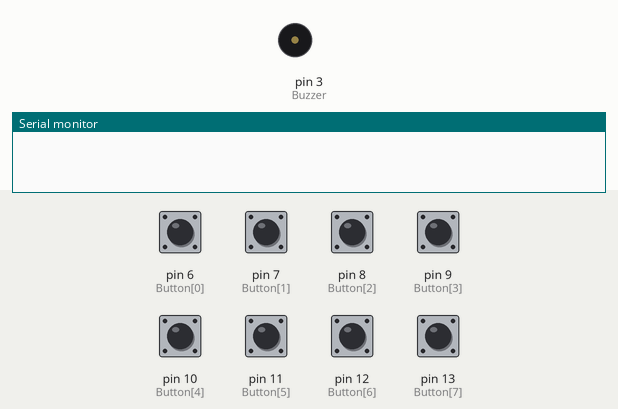
A sketch run on a simulated Arduino Uno, built with avr-gcc and run on an emulated ATmega328P. Parts: buzzer (waves = sounding), the last lines printed to the serial monitor. The inputs (shaded band) are chosen by the test bench; at power-on: pin 6 (Button[0]), pin 7 (Button[1]), pin 8 (Button[2]), pin 9 (Button[3]), pin 10 (Button[4]), pin 11 (Button[5]), pin 12 (Button[6]), pin 13 (Button[7]) LOW.

Above: at 1.2 s.
1.3 s: pin 6 (Button[0]) pulled HIGH for 1 s
At 1.82 s:
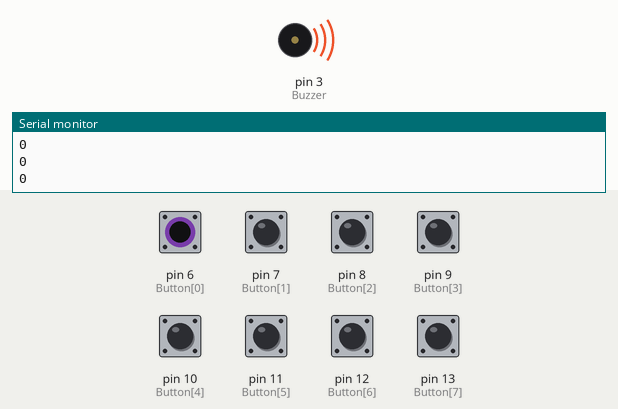
4.3 s: pin 7 (Button[1]) pulled HIGH for 0.15 s
At 4.7 s:
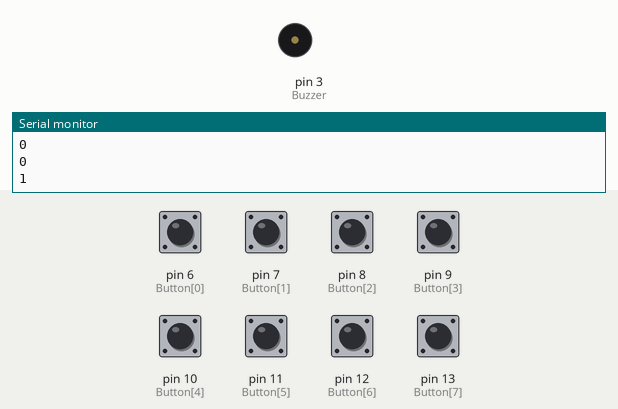
5.9 s: pin 8 (Button[2]) pulled HIGH for 0.15 s
At 5.97 s:
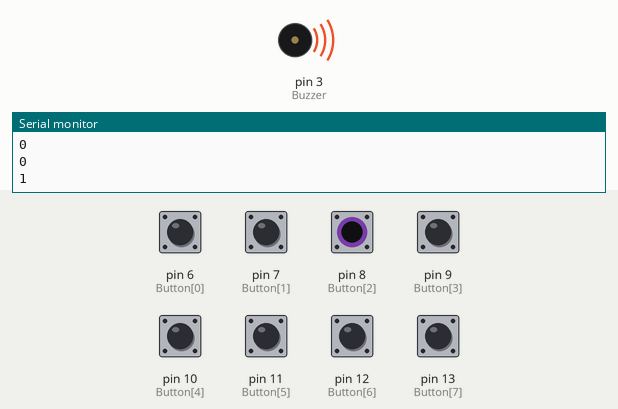
7.5 s: pin 9 (Button[3]) pulled HIGH for 0.15 s
At 8.4 s:
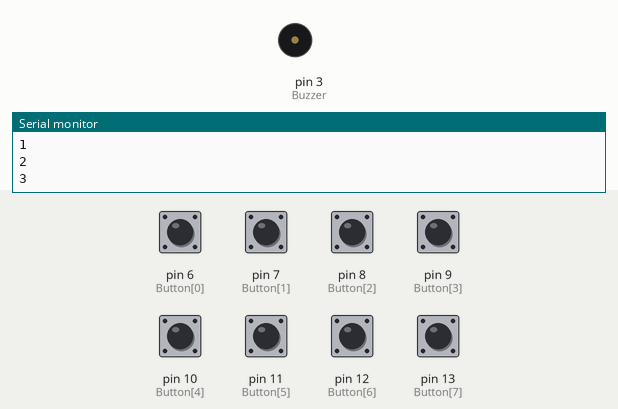
9.1 s: pin 10 (Button[4]) pulled HIGH for 0.15 s
At 9.17 s:
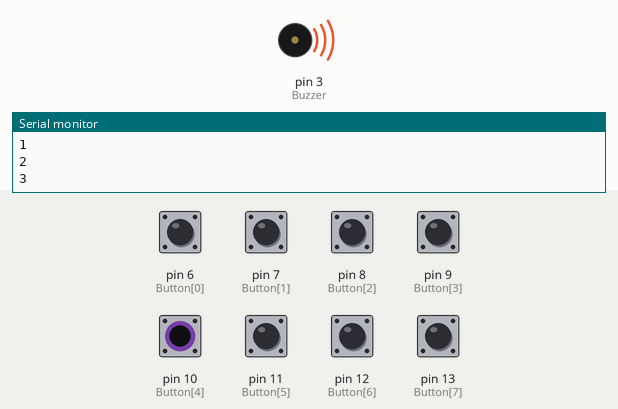
10.7 s: pin 11 (Button[5]) pulled HIGH for 0.15 s
At 12.0 s:
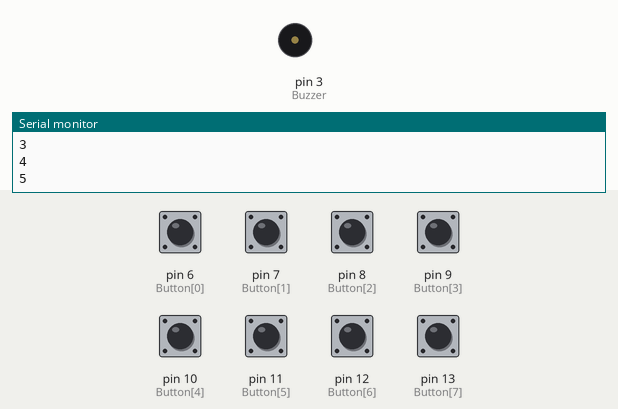
Timing chart, 0 to 13.3 s (numbered marks = the images above; inputs shaded):
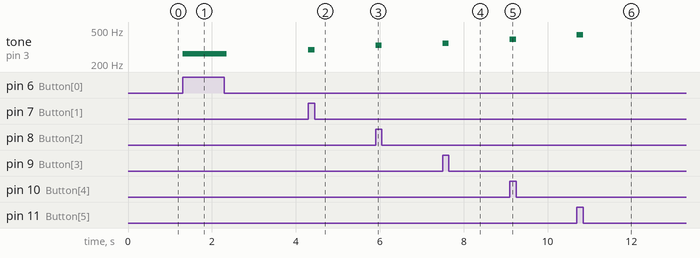

Measured:
- after the input at 1.3 s, tone on pin 3 (Buzzer): silent → 262 Hz at once, → silent 1.1 s later
- after the input at 4.3 s, tone on pin 3 (Buzzer): silent → 294 Hz at once, → silent 0.15 s later
- after the input at 5.9 s, tone on pin 3 (Buzzer): silent → 330 Hz at once, → silent 0.15 s later
- after the input at 7.5 s, tone on pin 3 (Buzzer): silent → 349 Hz at once, → silent 0.15 s later
- after the input at 9.1 s, tone on pin 3 (Buzzer): silent → 392 Hz at once, → silent 0.15 s later
- after the input at 10.7 s, tone on pin 3 (Buzzer): silent → 440 Hz at once, → silent 0.15 s later

The sketch:

HW6.ino
```cpp
int Button[8] = {6,7,8,9,10,11,12,13};
const int Buzzer = 3;
int a;
void setup() {
  // put your setup code here, to run once:
  for(int i = 0; i < 9; i++) {
    pinMode(Button[i], INPUT);
  }
  pinMode(Buzzer,OUTPUT);
  Serial.begin(9600);
}

void loop() {
  // put your main code here, to run repeatedly:
  for(int i = 0; i < 9; i++) {
    if(digitalRead(Button[i]) == HIGH){
     a =i;
      if(a == 0) {
        tone(Buzzer, 262); delay(150);
        Serial.println("0");
      }else if(a == 1) {
        tone(Buzzer, 294); delay(150);
        Serial.println("1");
      }else if(a == 2) {
        tone(Buzzer, 330); delay(150);
        Serial.println("2");
      }else if(a == 3) {
        tone(Buzzer, 349); delay(150);
        Serial.println("3");
      }else if(a == 4) {
        tone(Buzzer, 392); delay(150);
        Serial.println("4");
      }else if(a == 5) {
        tone(Buzzer, 440); delay(150);
        Serial.println("5");
      }else if(a == 6) {
        tone(Buzzer, 494); delay(150);
        Serial.println("6");
      }else if(a == 7) {
        tone(Buzzer, 523); delay(150);
        Serial.println("7");
      }
    }else {
        noTone(Buzzer);
    }
  }

}
```
